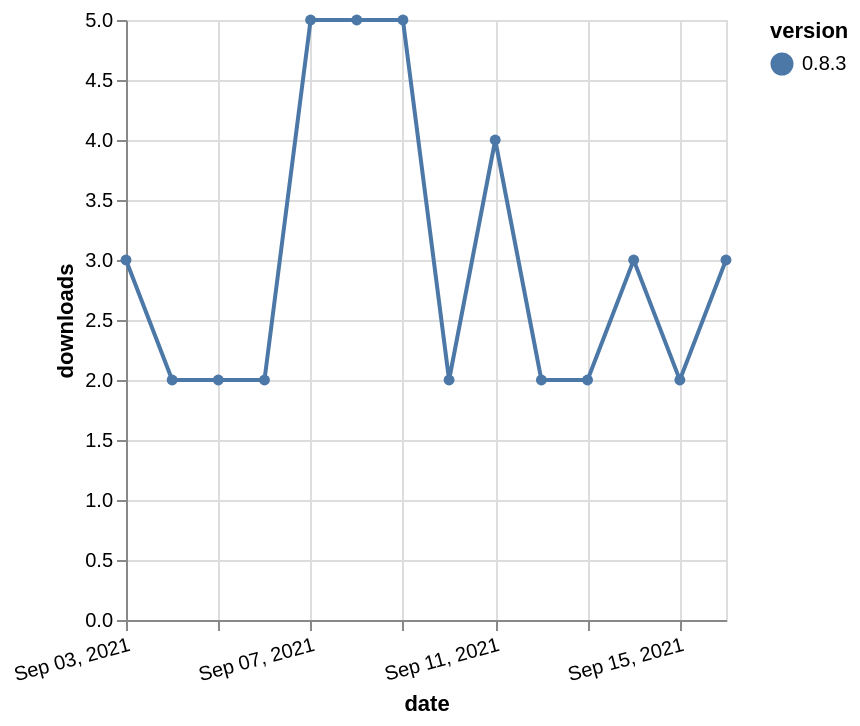

Express this chart as Vega-Lite.
### Vega-Lite specification from a JSON file in a GitHub repository (floating-point values rounded to 4 significant figures)
{"$schema": "https://vega.github.io/schema/vega-lite/v5.json", "description": "A simple bar chart with embedded data.", "data": {"values": [{"date": "2021-09-03", "total": 3654, "delta": 3, "version": "0.8.3"}, {"date": "2021-09-04", "total": 3656, "delta": 2, "version": "0.8.3"}, {"date": "2021-09-05", "total": 3658, "delta": 2, "version": "0.8.3"}, {"date": "2021-09-06", "total": 3660, "delta": 2, "version": "0.8.3"}, {"date": "2021-09-07", "total": 3665, "delta": 5, "version": "0.8.3"}, {"date": "2021-09-08", "total": 3670, "delta": 5, "version": "0.8.3"}, {"date": "2021-09-09", "total": 3675, "delta": 5, "version": "0.8.3"}, {"date": "2021-09-10", "total": 3677, "delta": 2, "version": "0.8.3"}, {"date": "2021-09-11", "total": 3681, "delta": 4, "version": "0.8.3"}, {"date": "2021-09-12", "total": 3683, "delta": 2, "version": "0.8.3"}, {"date": "2021-09-13", "total": 3685, "delta": 2, "version": "0.8.3"}, {"date": "2021-09-14", "total": 3688, "delta": 3, "version": "0.8.3"}, {"date": "2021-09-15", "total": 3690, "delta": 2, "version": "0.8.3"}, {"date": "2021-09-16", "total": 3693, "delta": 3, "version": "0.8.3"}]}, "width": "container", "mark": {"type": "line", "point": {"filled": true}}, "encoding": {"x": {"field": "date", "type": "temporal", "timeUnit": "yearmonthdate", "title": "date", "axis": {"labelAngle": -15}}, "y": {"field": "delta", "type": "quantitative", "title": "downloads"}, "color": {"field": "version", "type": "nominal"}, "tooltip": {"field": "delta"}}}
